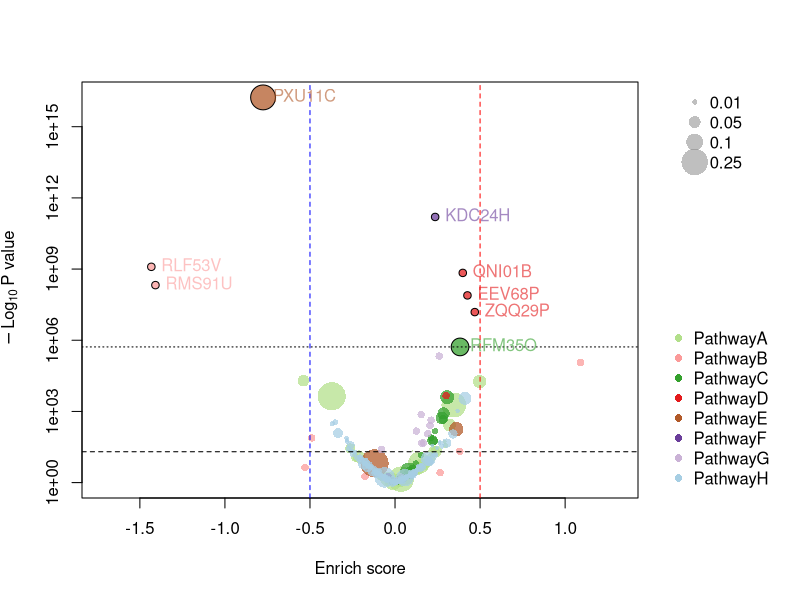

R code for this plot:
## ---- chunk 1
knitr::opts_chunk$set(echo = TRUE)
## ---- chunk 2
Sys.setenv(LANGUAGE = "en") #显示英文报错信息
options(stringsAsFactors = FALSE) #禁止chr转成factor
## ---- chunk 3
dat <- read.csv("easy_input.csv", header = T, row.names = 1, check.names = F)
head(dat)
dim(dat)
## ---- chunk 4
### Score列 ###
fc <- dat$score
names(fc) <- rownames(dat)

### -log10P列 ###
p <- dat$`-log10P`
names(p) <- rownames(dat)

### group列 ###
# 给每个pathway的泡泡一种颜色
# 先自定义足够多的颜色
mycol <- c("#B2DF8A","#FB9A99","#33A02C","#E31A1C","#B15928","#6A3D9A","#CAB2D6","#A6CEE3","#1F78B4","#FDBF6F","#999999","#FF7F00")
cols.names <- unique(dat$group)
cols.code <- mycol[1:length(cols.names)]
names(cols.code) <- cols.names
col <- paste(cols.code[as.character(dat$group)],"BB", sep="")
# Highlight your favor
i <- dat$group %in% c("PathwayA","PathwayC","PathwayH","PathwayE")

### size列 ###
sizes <- dat$size
names(sizes) <- rownames(dat)

### pval列 ###
pp <- dat$pval
names(pp) <- rownames(dat)
## ---- chunk 5
pdf("base_volcano.pdf", 7, 6)
par(xpd = F, #all plotting is clipped to the plot region
    mar = par()$mar + c(0,0,0,6)) #在右侧留出画图例的地方

# base volcano plot
plot(fc, p, log='y',
     col=paste(cols.code[as.character(dat$group)], "BB", sep=""),
     pch=16, #实心圆点
     ylab=bquote(~-Log[10]~"P value"), xlab="Enrich score",
     cex=ifelse(i, sizes, 1), # 用小泡泡画不感兴趣的pathway
     xlim=range(fc * 1.2))

# 添加横线
abline(h=1/0.05, lty=2, lwd=1)
abline(h=1/max(pp[which(p.adjust(pp, "bonf") < 0.001)]), lty=3, lwd=1) #标黑圈和文字的阈值

# 添加竖线
abline(v=-0.5, col="blue", lty=2, lwd=1)
abline(v=0.5, col="red", lty=2, lwd=1)

## 此处用pval列计算adjusted pval来画黑圈和标文字，你还可以另外提供其他信息来画
# 给bonferroni correction pval < 0.001的泡泡标上半透明的文字
w <- which(p.adjust(pp,"bonf") < 0.001) #bonferroni correction
points(fc[w], p[w], pch=1, cex=ifelse(i[w], dat[w,"size"],1))
## Add an alpha value to a colour
add.alpha <- function(col, alpha=1){
  if(missing(col))
    stop("Please provide a vector of colours.")
  apply(sapply(col, col2rgb)/255, 2, 
        function(x) 
          rgb(x[1], x[2], x[3], alpha=alpha))  
}
cols.alpha <- add.alpha(cols.code[dat[w,]$group], alpha=0.6)
text(fc[w], p[w], names(fc[w]), 
     pos=4, #1, 2, 3 and 4, respectively indicate positions below, to the left of, above and to the right of the specified coordinates.
     col=cols.alpha)

# 添加size的图例
par(xpd = TRUE) #all plotting is clipped to the figure region
f <- c(0.01,0.05,0.1,0.25)
s <- sqrt(f*50)
legend("topright",
       inset=c(-0.2,0), #把图例画到图外
       legend=f, pch=16, pt.cex=s, bty='n', col=paste("#88888888"))

# 添加pathway颜色的图例
legend("bottomright", 
       inset=c(-0.25,0), #把图例画到图外
       pch=16, col=cols.code, legend=cols.names, bty="n")

dev.off()
## ---- chunk 6
sessionInfo()
